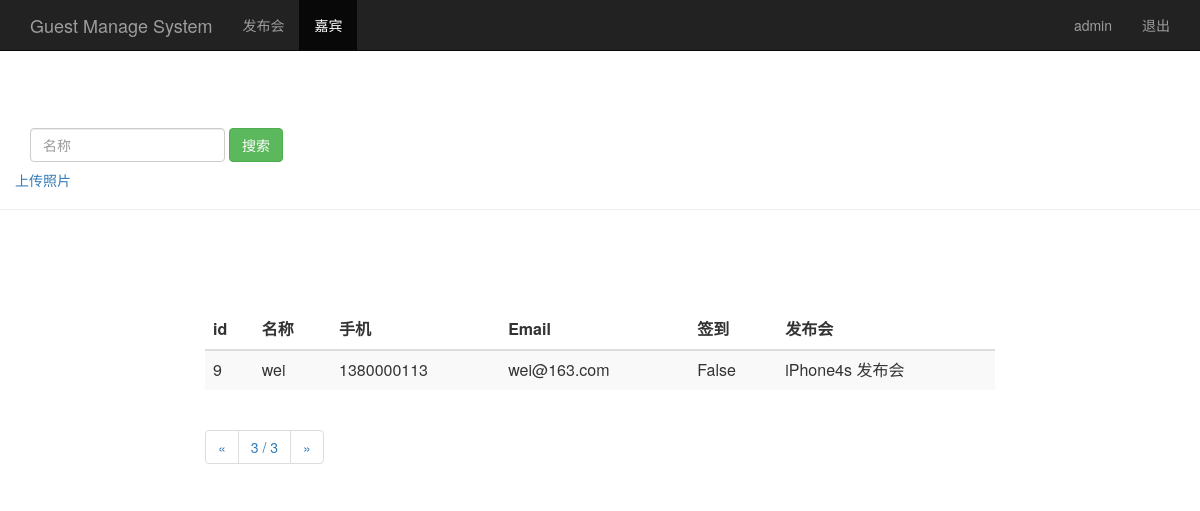
The page /guest_manage/?page=3 (signed in) on the database its author committed.
### sign/models.py (models this page shows, shortened)
class Guest(models.Model):
    event = models.ForeignKey(Event) # 关联发布会id
    realname = models.CharField(max_length=64) # 姓名
    phone = models.CharField(max_length=16) # 手机号
    email = models.EmailField() # 邮箱
    sign = models.BooleanField() # 签到状态
    headphoto=models.CharField(max_length=100) #照片存放路径
    create_time = models.DateTimeField(auto_now=True) # 创建时间（自动获取当前时间）
    class Meta:
        unique_together = ("event", "phone")

class Event(models.Model):
    name = models.CharField(max_length=100) # 发布会标题
    limit = models.IntegerField() # 参加人数
    status = models.BooleanField() # 状态
    address = models.CharField(max_length=200) # 地址
    start_time = models.DateTimeField('events time') # 发布会时间
    create_time = models.DateTimeField(auto_now=True) # 创建时间（自动获取当前时间）
    def __str__(self):
        return self.name# 嘉宾表

### sign/views.py (the view)
# urls.py: url(r'^guest_manage/$', views.guest_manage),
@login_required
def guest_manage(request):
    username = request.session.get('user', '')
    guest_list = Guest.objects.all()
    paginator = Paginator(guest_list, 4)
    page = request.GET.get('page')
    try:
        contacts = paginator.page(page)
    except PageNotAnInteger:
        contacts = paginator.page(1)
    except EmptyPage:
        contacts = paginator.page(paginator.num_pages)
    return render(request, "guest_manage.html", {"user": username, "guests": contacts})

### templates/guest_manage.html (shortened to what this page needs)
<html lang="zh-CN">
	<head>
	{% load bootstrap3 %}
	{% bootstrap_css %}
	</head>
	<body role="document">
		<nav class="navbar navbar-inverse navbar-fixed-top">
			<div class="container">
				<div class="navbar-header">
					<a class="navbar-brand" href="/event_manage/">Guest Manage System</a>
				</div>
				<div id="navbar" class="collapse navbar-collapse">
					<ul class="nav navbar-nav">
						<li><a href="/event_manage/">发布会</a></li>
						<li class="active"><a href="#">嘉宾</a></li>
					</ul>
					<ul class="nav navbar-nav navbar-right">
						<li><a href="#"><span>{% bootstrap_icon "user" %} {{user}}</span></a></li>
						<li><a href="/logout/">退出</a></li>
					</ul>
				</div>
			</div>
		</nav>
		<div class="page-header" style="padding-top: 80px;">
			<div id="navbar" class="navbar-collapse collapse">
				<form class="navbar-form" method="get" action="/search_guest_name/">
					<div class="form-group">
						<input name="name" type="text" placeholder="名称" class="form-control">
					</div>
					<button type="submit" class="btn btn-success">搜索</button>
				</form>
				<p><a href="/upload_image/">上传照片</a></p>
			</div>
		</div>
		<div class="row" style="padding-top: 80px;">
			<div class="col-md-2">
			</div>
				<div class="col-md-8">
					<table class="table table-striped">
						<thead>
							<tr>
								<th>id</th>
								<th>名称</th>
								<th>手机</th>
								<th>Email</th>
								<th>签到</th>
								<th>发布会</th>
							</tr>
						</thead>
						<tbody> {% for guest in guests %}
						<tr>
							<td>{{ guest.id }}</td>
							<td>{{ guest.realname }}</td>
							<td>{{ guest.phone }}</td>
							<td>{{ guest.email }}</td>
							<td>{{ guest.sign }}</td>
							<td>{{ guest.event }}</td>
						</tr>
						{% endfor %}
						</tbody>
					</table>
		<nav aria-label="Page navigation">
			<ul class="pagination">
				<li>
					{% if guests.has_previous %}
					<a href="?page={{ guests.previous_page_number }}" aria-label="Previous">
						{% endif %}
						<span aria-hidden="true">&laquo;</span>
					</a>
				</li>
				<li>
					<a>{{ guests.number }} / {{ guests.paginator.num_pages }}</a>
				</li>
				<li>
					<span aria-hidden="true">&raquo;</span>
				</li>
			</ul>
		</nav>
		</div>
		<div class="col-md-2">
		</div>
	</body>
</html>

### rows shown on the page
Guest: id "9", realname "wei", phone "1380000113", email "wei@163.com", sign "False", event "iPhone4s 发布会"

### other values the page prints
{{ user }} "admin"
{{ guests.number }} "3"
{{ guests.paginator.num_pages }} "3"
